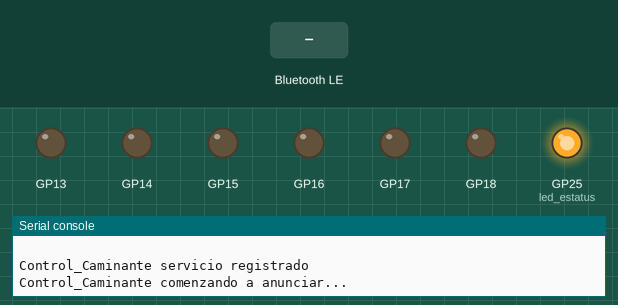
Recording of a program running on a simulated Raspberry Pi Pico running MicroPython. Parts: output pins drawn as LEDs (lit = HIGH), the last lines printed to the serial console. The inputs (shaded band) are chosen by the test bench. Nothing arrives over Bluetooth unless stated.

Above: at 1.2 s.
1.3 s: "+" written over Bluetooth
At 2.2 s:
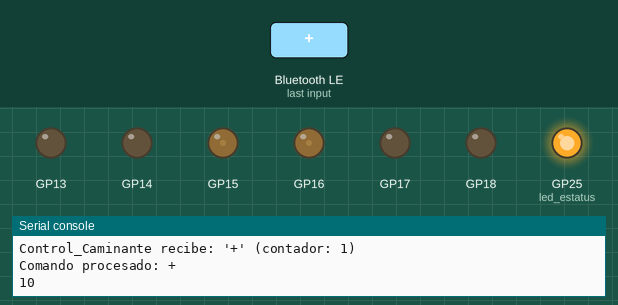
2.8 s: "F" written over Bluetooth
At 3.4 s:
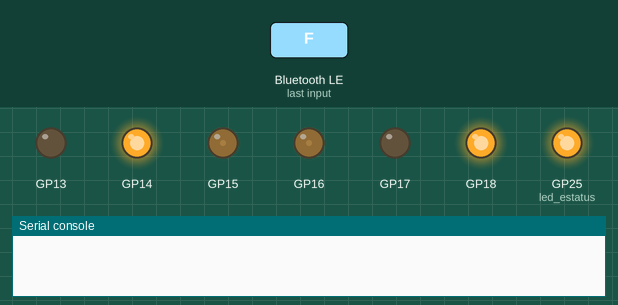
4.3 s: "B" written over Bluetooth
At 5.5 s:
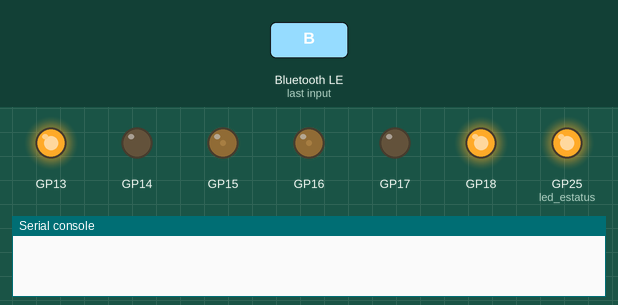
5.8 s: "S" written over Bluetooth
At 6.8 s:
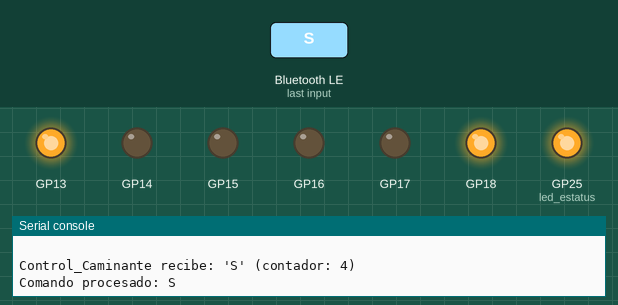
7.3 s: "F" written over Bluetooth
At 8.0 s:
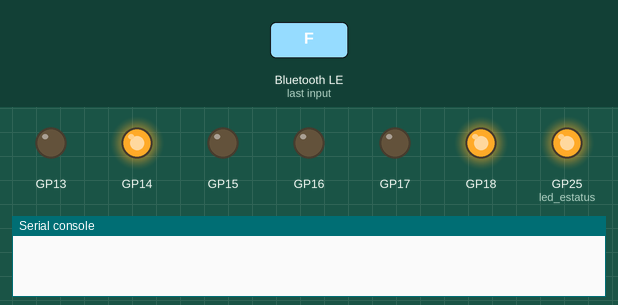
Timing chart, 0 to 9.8 s (numbered marks = the images above; inputs shaded):
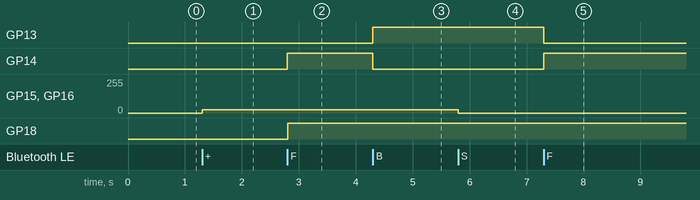

The program:

main.py
```python
import modules.motors as motors
import modules.controlBT as controlBT
import asyncio

volatile_speed = 0
STEP = 10

async def procesar_comando(data):
    """Procesa los comandos recibidos por Bluetooth"""
    global volatile_speed
    speed_out_phased = 0
    try:
        comando = data.decode('utf-8').strip()
        print(f"Comando procesado: {comando}")

        if comando == '+':
            volatile_speed += STEP
            if(volatile_speed > 100):
                volatile_speed = 100
            print(volatile_speed)
            motorRight.set_speed(volatile_speed)
            motorLeft.set_speed(volatile_speed)

        elif comando == '-':
            volatile_speed -= STEP
            if(volatile_speed < 0):
                volatile_speed = 0
            print(volatile_speed)
            motorRight.set_speed(volatile_speed)
            motorLeft.set_speed(volatile_speed)

        elif comando == 'F':
            motorRight.go_forward()
            motorLeft.go_backward()

        elif comando == 'B':
            motorRight.go_backward()
            motorLeft.go_backward()

        elif comando == 'S':
            motorRight.stop()
            motorLeft.stop()

        else:
            print("Comando no reconocido :(")

    except Exception as e:
        print(f"Error al procesar el comando {e}")

async def control_iniciar(control):
    control.callback_procesar = procesar_comando
    await control.peripheral_mode()

motorRight = motors.Motor()
motorLeft = motors.Motor(16, 1000, 17, 18)
control = controlBT.controlBT()
asyncio.run(control_iniciar(control))
```

motors.py
```python
from machine import PWM, Pin
from time import sleep

PWM_FREQ = 1000  # Frecuencia del PWM en HZ
pin_pwm = 15 # Número de pin GPIO para PWM, se puede cambiar según sea necesario
pin_enable1 = 14 # Número de pin GPIO para el enable 1/3, se puede cambiar según sea necesario
pin_enable2 = 13 # Número de pin GPIO para el enable 2/4, se puede cambiar según sea necesario


class Motor:
    def __init__(self, pin=pin_pwm, freq=PWM_FREQ, enable1=pin_enable1, enable2=pin_enable2):
        try:
            self.pwm = PWM(Pin(pin))
            self.pwm.freq(freq)
            self.speed = 0  # Velocidad inicial del motor en porcentaje (0-100)
            self.enable1 = Pin(enable1, Pin.OUT) # Habilita el pin 1 de control del motor
            self.enable2 = Pin(enable2, Pin.OUT) # Habilita el pin 2 de control del motor
            self.led_estatus = Pin("LED", Pin.OUT)
            self.enable1.value(0) # Enciende el enable 1
            self.enable2.value(0) # Enciende el enable 2
            self.led_estatus.value(1)  # Enciende el LED de estatus para indicar que el motor está inicializado
            print("==========================\nMotor inicializado en el pin PWM:")
            print(pin)
            print("Frecuencia PWM:")
            print(freq)
            print("Confirmacion de pines de habilitacion:")
            print("Enable 1:", enable1)
            print("Enable 2:", enable2)
            print("\n\n")
        except Exception as e:
            print("Error al inicializar el motor:", e)

    def set_speed(self, speed):
        """Establecer la velocidad del motor como un porcentaje (0-100)."""
        if speed < 0 or speed > 100:
            raise ValueError("La velocidad debe estar entre 0% y 100%")
        self.speed = speed
        duty_cycle = int((speed / 100) * 65535)  # Convierte porcentaje a valor de duty cycle (0-65535)
        self.pwm.duty_u16(duty_cycle)

    def go_forward(self):
        """Mover el motor hacia adelante."""
        self.enable1.value(1)
        self.enable2.value(0)
        print("=====================\n\tadelante\n")
        print("Valor del Enable 1: ", self.enable1.value())
        print("Valor del Enable 2: ", self.enable2.value())
        print("\n\n")

    def go_backward(self):
        """Mover el motor hacia atrás."""
        self.enable1.value(0)
        self.enable2.value(1)
        print("atras")
        print("Valor del Enable 1: ", self.enable1.value())
        print("Valor del Enable 2: ", self.enable2.value())
        print("\n\n")

    def stop(self):
        """Detener el motor."""
        self.set_speed(0)

    def cleanup(self):
        """Liberar los recursos de PWM."""
        self.pwm.deinit()

    def check_motor(self):
        """Revisar si el PWM asignado está bien"""

        while True:
            for duty in range(0, 65535, 100): # Incrementa el ciclo de trabajo
                self.pwm.duty_u16(duty)
                print(f"Duty cycle: {duty}\n")
                sleep(0.01)
            for duty in range(65535, 0, -100): # Decrementa el ciclo de trabajo
                self.pwm.duty_u16(duty)
                print(f"Duty cycle: {duty}\n")
                sleep(0.01)
```

controlBT.py
```python
import bluetooth
import aioble
import asyncio

# Definir UUIDs para los servicios y características
# Usando UUIDs estándar de UART para mejor compatibilidad
_SERVICE_UUID = bluetooth.UUID("6E400001-B5A3-F393-E0A9-E50E24DCCA9E")  # Nordic UART Service
_RX_CHARACTERISTIC_UUID = bluetooth.UUID("6E400002-B5A3-F393-E0A9-E50E24DCCA9E")  # RX (recibir)
_TX_CHARACTERISTIC_UUID = bluetooth.UUID("6E400003-B5A3-F393-E0A9-E50E24DCCA9E")  # TX (enviar)

SOY = "Control_Caminante"
MESSAGE = f"Hola, soy {SOY}.\n"

class controlBT:
    def __init__(self, name=SOY, service_uuid=_SERVICE_UUID,
                 rx_uuid=_RX_CHARACTERISTIC_UUID,
                 tx_uuid=_TX_CHARACTERISTIC_UUID,
                 apariencia=0x0300,
                 intervalo_advertencia=250_000):  # microsegundos
        self.BLE_NAME = name
        self.BLE_SVC_UUID = service_uuid
        self.BLE_RX_UUID = rx_uuid
        self.BLE_TX_UUID = tx_uuid
        self.BLE_APPEARENCE = apariencia
        self.BLE_ADVERTISING_INTERVAL = intervalo_advertencia
        self.message_count = 0
        self.connection = None
        self.callback_procesar = None

    async def receive_data_task(self, rx_characteristic):
        """Tarea para recibir datos del celular"""
        print(f"{self.BLE_NAME} esperando datos...")

        while self.connection and self.connection.is_connected():
            try:
                # Esperar datos escritos por el cliente
                _, data = await rx_characteristic.written()

                if data:
                    try:
                        message = data.decode('utf-8')
                        print(f"{SOY} recibe: '{message}' (contador: {self.message_count + 1})")
                    except:
                        print(f"{SOY} recibie datos: {data.hex()} (contador: {self.message_count + 1})")

                    self.message_count += 1

                    if self.callback_procesar is not None:
                        await self.callback_procesar(data) # type: ignore

            except asyncio.CancelledError:
                print("Tarea de recepción cancelada")
                break
            except Exception as e:
                print(f"Error al recibir mensaje: {e}")
                await asyncio.sleep(0.1)

    async def send_data_task(self, tx_characteristic):
        """Tarea opcional para enviar datos al celular"""
        await asyncio.sleep(2)  # Esperar a que se establezca la conexión

        while self.connection and self.connection.is_connected():
            try:
                # Enviar confirmación o datos al celular
                response = f"Mensaje #{self.message_count} recibido OK\n"
                tx_characteristic.notify(self.connection, response.encode('utf-8'))
                await asyncio.sleep(5)  # Enviar cada 5 segundos

            except asyncio.CancelledError:
                break
            except Exception as e:
                print(f"Error al enviar: {e}")
                await asyncio.sleep(0.1)

    async def peripheral_mode(self):
        """Modo periférico BLE"""
        # Registrar servicio y características
        self.BLE_SVC = aioble.Service(self.BLE_SVC_UUID)

        # RX: el celular ESCRIBE datos aquí (Pico recibe)
        self.BLE_RX_CHAR = aioble.Characteristic(
            self.BLE_SVC,
            self.BLE_RX_UUID,
            read=False,
            write=True,  # ¡Importante! Debe ser True para recibir
            notify=False,
            capture=True
        )

        # TX: el Pico NOTIFICA datos aquí (celular recibe)
        self.BLE_TX_CHAR = aioble.Characteristic(
            self.BLE_SVC,
            self.BLE_TX_UUID,
            read=True,
            write=False,
            notify=True,
            capture=False
        )

        aioble.register_services(self.BLE_SVC)
        print(f"{self.BLE_NAME} servicio registrado")

        while True:
            print(f"{self.BLE_NAME} comenzando a anunciar...")

            try:
                async with await aioble.advertise(
                    self.BLE_ADVERTISING_INTERVAL,
                    name=self.BLE_NAME,
                    services=[self.BLE_SVC_UUID],
                    appearance=self.BLE_APPEARENCE
                ) as connection:

                    self.connection = connection
                    print(f"{self.BLE_NAME} conectado a: {connection.device}")

                    # Crear tareas concurrentes
                    receive_task = asyncio.create_task(
                        self.receive_data_task(self.BLE_RX_CHAR)
                    )
                    # send_task = asyncio.create_task(
                    #     self.send_data_task(self.BLE_TX_CHAR)
                    # )

                    # Esperar hasta que se desconecte
                    await connection.disconnected()

                    # Cancelar tareas
                    receive_task.cancel()
                    # send_task.cancel()

                    print(f"{SOY} se ha desconectado")

            except asyncio.CancelledError:
                print("Anuncio cancelado")
                break
            except Exception as e:
                print(f"Error en peripheral_mode: {e}")
                await asyncio.sleep(1)
```

Measured:
- after the input at 1.3 s, GP15, GP16: 0/255 → 25/255 at once
- after the input at 2.8 s, GP14, GP18: LOW → HIGH at once
- after the input at 4.3 s, GP13: LOW → HIGH at once; GP14: HIGH → LOW at once
- after the input at 5.8 s, GP15, GP16: 25/255 → 0/255 at once
- after the input at 7.3 s, GP13: HIGH → LOW at once; GP14: LOW → HIGH at once
